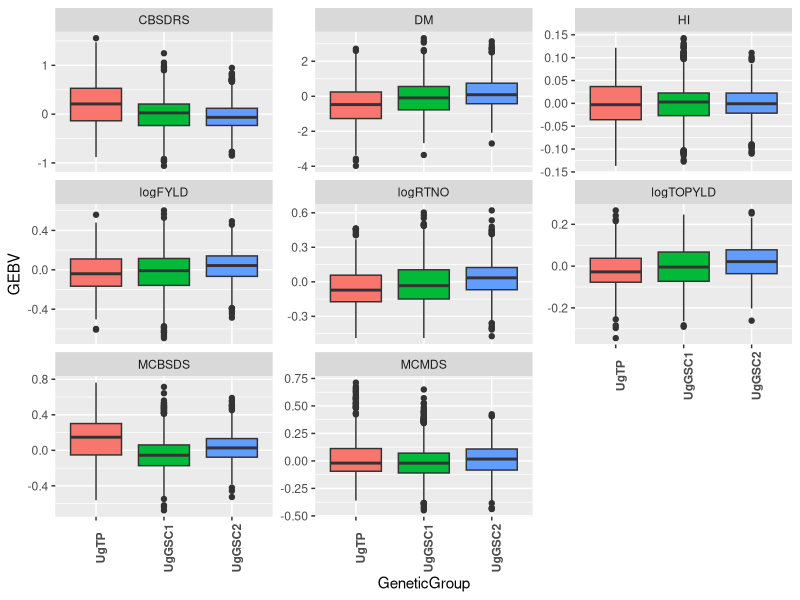
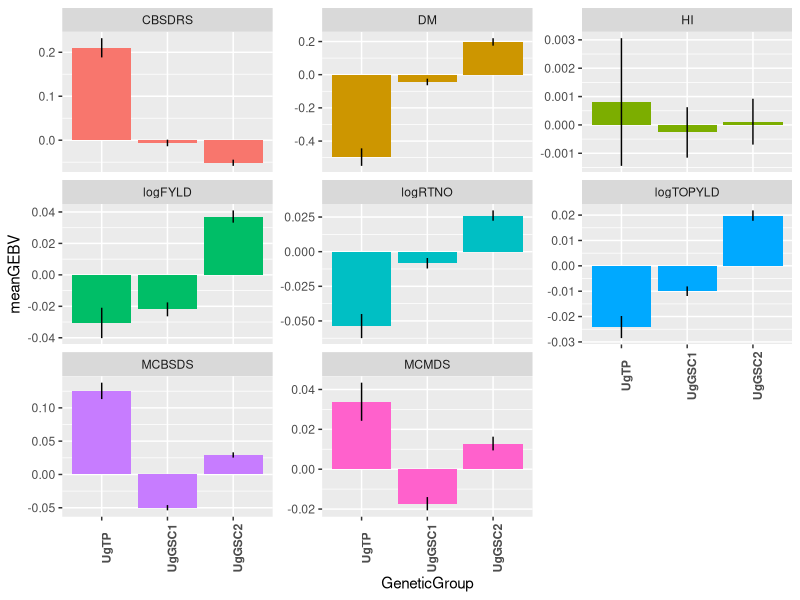

These figures' R source, in order:
## ---- chunk 1
knitr::opts_chunk$set(echo = TRUE, message = FALSE, warning = F, tidy = T)
## ---- chunk 2
library(tidyverse); library(magrittr)
gebvs<-read.csv("output/GEBV_NaCRRI_NoOutlierRemoval_91719.csv", stringsAsFactors = F)
gebvs$GeneticGroup <-factor(gebvs$GeneticGroup,levels=c("UgTP","UgGSC1","UgGSC2"))
traits<-colnames(gebvs) %>% grep("GID|GeneticGroup",.,value = T, invert = T)
## ---- chunk 3
boxplotGenGain<-function(gebvs,traits){
  # Input
  # traits: vector of columns in df containing gebvs
  # gebvs: an input dataframe with columns containing gebvs
  ## gebvs$GeneticGroup: one column should be named GeneticGroup...
  ##                  and be a factor with levels ordered 
  ##                  in sequence by breeding cycle
  gebvs_long<-gebvs %>% 
    tidyr::pivot_longer(cols=traits,names_to = "Trait",values_to = "GEBV")
  gebvs_long %>% 
    ggplot2::ggplot(.,aes(x=GeneticGroup,y=GEBV, fill=GeneticGroup)) + 
    geom_boxplot() + 
    facet_wrap(~Trait,scales='free_y') + 
    theme(axis.text.x = element_text(face = 'bold',angle = 90),
          legend.position = 'none') }
## ---- chunk 4
boxplotGenGain(gebvs = gebvs,traits = traits)
## ---- chunk 5
barplotGenGain<-function(gebvs,traits){
  # Input
  # traits: vector of columns in df containing gebvs
  # gebvs: an input dataframe with columns containing gebvs
  ## gebvs$GeneticGroup: one column should be named GeneticGroup...
  ##                  and be a factor with levels ordered 
  ##                  in sequence by breeding cycle
gebvs_long<-gebvs %>% 
    tidyr::pivot_longer(cols=traits,names_to = "Trait",values_to = "GEBV")
  
gebvs_long %>% 
  group_by(Trait,GeneticGroup) %>% 
  summarize(meanGEBV=mean(GEBV),
            stdErr=sd(GEBV)/sqrt(n()),
            upperSE=meanGEBV+stdErr,
            lowerSE=meanGEBV-stdErr) %>% 
  ggplot(.,aes(x=GeneticGroup,y=meanGEBV,fill=Trait)) + 
  geom_bar(stat = 'identity') + 
  geom_linerange(aes(ymax=upperSE,
                     ymin=lowerSE)) + 
  facet_wrap(~Trait,scales='free_y') + 
  theme(axis.text.x = element_text(face = 'bold',angle = 90),
        legend.position = 'none') }
## ---- chunk 6
barplotGenGain(gebvs = gebvs,traits = traits)
